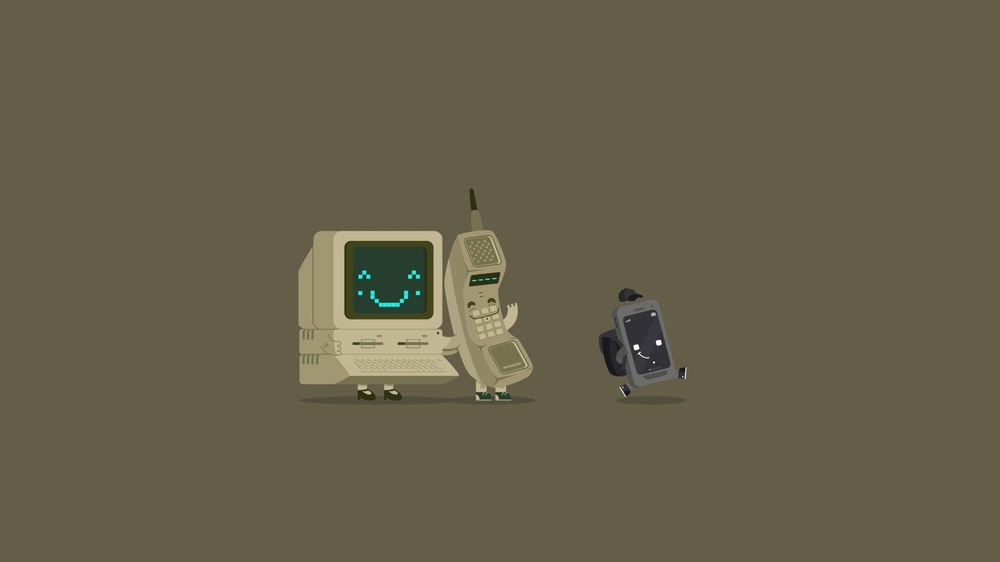
#> input picture gambar.jpg, 1000 x 562 px, shrunk from 1920 x 1080 before the run
$ python scatter.py
#> lines starting #> are read from the running program, lines starting #| are printed output that depends on the picture
#> further down, img is the input picture: shape (562, 1000, 3); mean R, G, B 101.8, 96.1, 73.7
### image.py
import numpy as np
import matplotlib.pyplot as plt
from scipy import ndimage
import skimage as sk
from skimage import io
from skimage import transform

# [20 lines left out: functions read_images, show_images, not called in this run]

def im2gray(image):
    """Convert RGB image into Grayscale image.

    Arguments:
        image {N-Dimensional Matrix} -- Variable that contains the N-Dimensional Matrix of image.

    Returns:
        N-Dimensional Matrix -- Return new image in grayscale color.

    To do :
        - Make this function run parallel
    """

    gray = sk.color.rgb2gray(image)
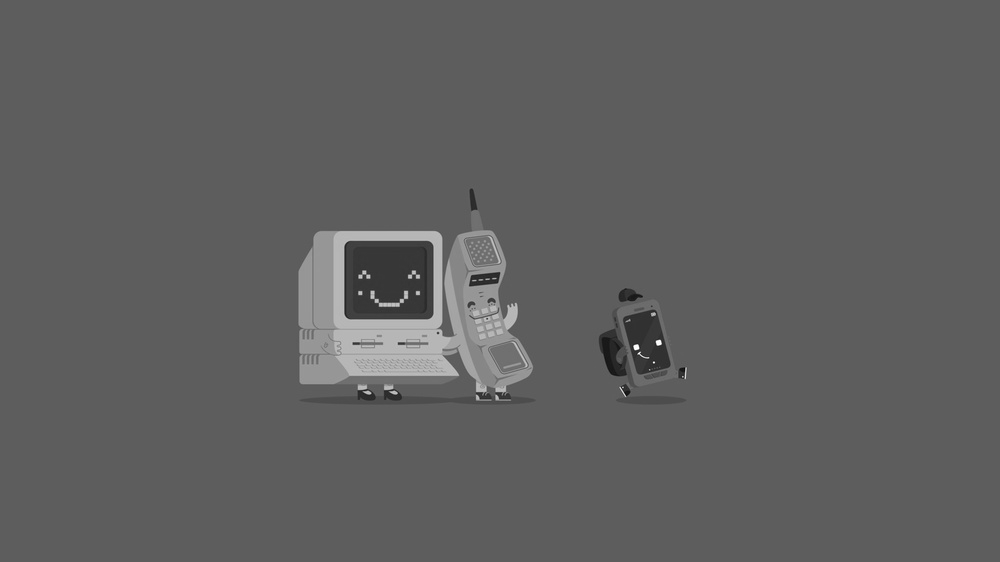
#> gray: shape (562, 1000) float64; min 0.0207, max 1, mean 0.375
    plt.imshow(gray, cmap='gray')
    return plt.show()

def imrotate(image, angle):
    """Rotate image in specify angle

    Arguments:
        image {N-Dimensional Matrix} -- Variable that contains the N-Dimensional Matrix of image.
        angle {integer} -- Rotation angle value in degrees

    Returns:
        N-Dimensional Matrix -- Return new image in specified rotation

    To do:
        - Make this function run parallel
    """
#> called with angle = 90

    rotate = transform.rotate(image, angle)
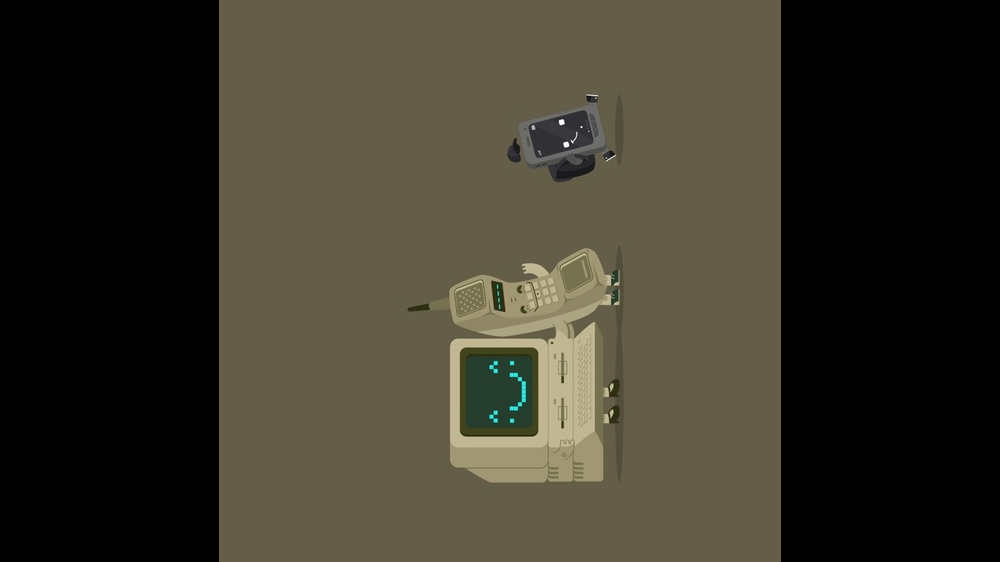
#> rotate: shape (562, 1000, 3) float64; mean R, G, B 0.227, 0.215, 0.165
    plt.imshow(rotate)
    return plt.show()

# [15 lines left out: function imblur, not called in this run]

### scatter.py
import numpy as np
import image
import matplotlib.pyplot as plt
import multiprocessing
import skimage
from skimage import io

img = io.imread('gambar.jpg')

p1 = multiprocessing.Process(target = image.im2gray, args = (img,))
p2 = multiprocessing.Process(target = image.imrotate, args = (img, 90))

p1.start()
p2.start()

p1.join()
p2.join()
